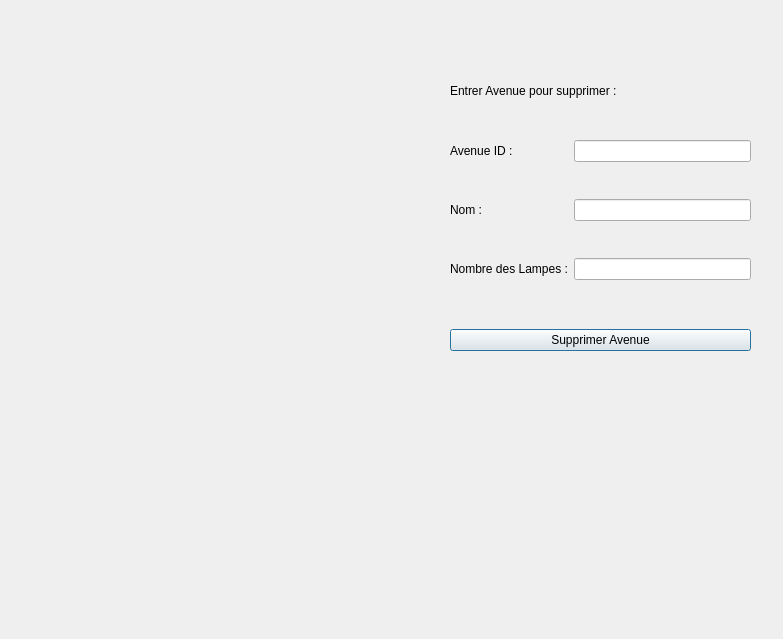
<?xml version="1.0" encoding="UTF-8"?>
<ui version="4.0">
 <class>supprimer_avenue</class>
 <widget class="QDialog" name="supprimer_avenue">
  <property name="geometry">
   <rect>
    <x>0</x>
    <y>0</y>
    <width>783</width>
    <height>639</height>
   </rect>
  </property>
  <property name="windowTitle">
   <string>Dialog</string>
  </property>
  <widget class="QLabel" name="label_8">
   <property name="geometry">
    <rect>
     <x>450</x>
     <y>80</y>
     <width>301</width>
     <height>22</height>
    </rect>
   </property>
   <property name="text">
    <string>Entrer Avenue pour supprimer :</string>
   </property>
  </widget>
  <widget class="QWidget" name="gridLayoutWidget">
   <property name="geometry">
    <rect>
     <x>450</x>
     <y>110</y>
     <width>301</width>
     <height>201</height>
    </rect>
   </property>
   <layout class="QGridLayout" name="gridLayout">
    <property name="verticalSpacing">
     <number>7</number>
    </property>
    <item row="1" column="0">
     <widget class="QLabel" name="label_2">
      <property name="text">
       <string>Nom :</string>
      </property>
     </widget>
    </item>
    <item row="2" column="0">
     <widget class="QLabel" name="label_3">
      <property name="text">
       <string>Nombre des Lampes :</string>
      </property>
     </widget>
    </item>
    <item row="2" column="1">
     <widget class="QLineEdit" name="in_nbr">
      <property name="readOnly">
       <bool>true</bool>
      </property>
     </widget>
    </item>
    <item row="1" column="1">
     <widget class="QLineEdit" name="in_nom">
      <property name="readOnly">
       <bool>true</bool>
      </property>
     </widget>
    </item>
    <item row="0" column="0">
     <widget class="QLabel" name="label">
      <property name="text">
       <string>Avenue ID : </string>
      </property>
     </widget>
    </item>
    <item row="0" column="1">
     <widget class="QLineEdit" name="in_avenue"/>
    </item>
   </layout>
  </widget>
  <widget class="QWidget" name="horizontalLayoutWidget">
   <property name="geometry">
    <rect>
     <x>450</x>
     <y>320</y>
     <width>301</width>
     <height>41</height>
    </rect>
   </property>
   <layout class="QHBoxLayout" name="horizontalLayout">
    <item>
     <widget class="QPushButton" name="btn_del_avenue">
      <property name="text">
       <string>Supprimer Avenue</string>
      </property>
     </widget>
    </item>
   </layout>
  </widget>
 </widget>
 <resources/>
 <connections/>
</ui>
